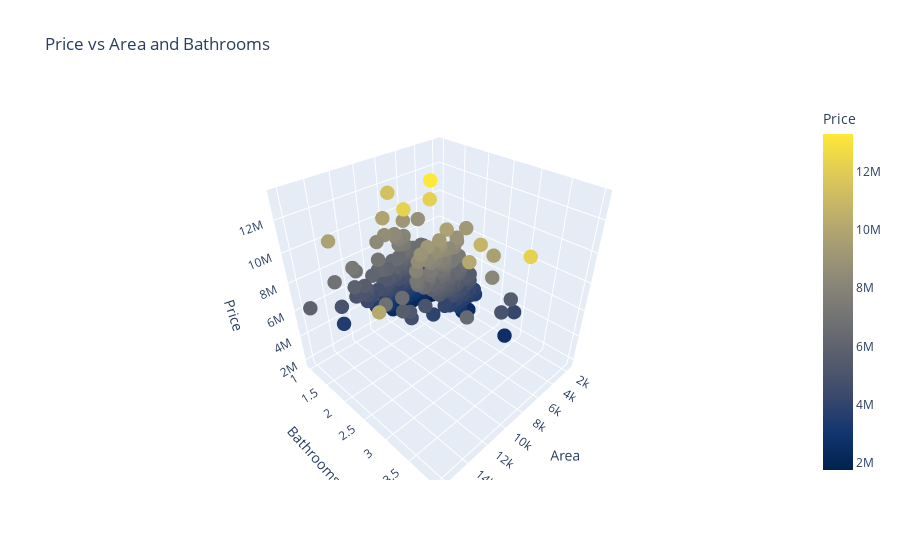

This figure's notebook cell:
### Code cell
# I built this plot post hoc to check price distribution as a function its two-best correlated features:area and bathrooms
import plotly.graph_objects as go

fig = go.Figure(data=[go.Scatter3d(
    x=df.area, 
    y=df.bathrooms, 
    z=df.price, 
    mode='markers',
    marker=dict(size=5,
                color=df.price, 
                colorscale='Cividis',
                colorbar=dict(title='Price'))
)])

fig.update_layout(
    scene=dict(
        xaxis_title='Area',
        yaxis_title='Bathrooms',
        zaxis_title='Price'
    ),
    title='Price vs Area and Bathrooms'
)

fig.show()

### Figure 1 — Plotly figure (JSON) as saved in the notebook; plotly's stock layout.template omitted (floating-point values rounded to 4 significant figures; data arrays with more than 128 entries replaced by an {"elided": "..."} marker saying what was removed)
{"data": [{"marker": {"color": {"elided": "545 int values"}, "colorbar": {"title": {"text": "Price"}}, "colorscale": [[0, "#00224e"], [0.1111, "#123570"], [0.2222, "#3b496c"], [0.3333, "#575d6d"], [0.4444, "#707173"], [0.5556, "#8a8678"], [0.6667, "#a59c74"], [0.7778, "#c3b369"], [0.8889, "#e1cc55"], [1, "#fee838"]], "size": 5}, "mode": "markers", "type": "scatter3d", "x": {"elided": "545 int values"}, "y": {"elided": "545 int values"}, "z": {"elided": "545 int values"}}], "layout": {"scene": {"xaxis": {"title": {"text": "Area"}}, "yaxis": {"title": {"text": "Bathrooms"}}, "zaxis": {"title": {"text": "Price"}}}, "title": {"text": "Price vs Area and Bathrooms"}}}
